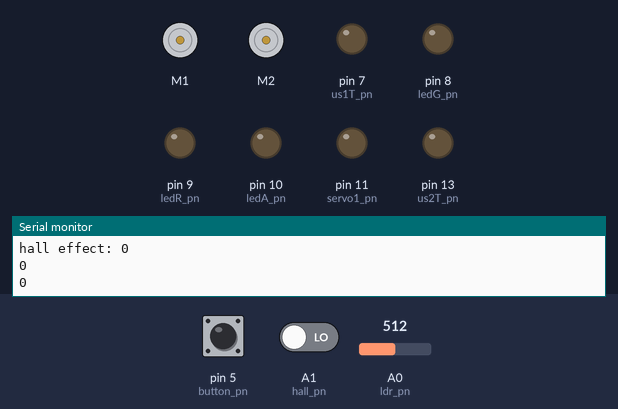
Bench run of a sketch on a simulated Arduino Uno, built with avr-gcc and run on an emulated ATmega328P. On the bench: 2 × DC motor (green arrow = forward, orange = backward, longer = faster), output pins drawn as LEDs (lit = HIGH), the last lines printed to the serial monitor. Dashed ring = blinking. Inputs (shaded band) come from the test bench; at power-on: pin 5 (button_pn) LOW, A0 (ldr_pn) = 512, A1 (hall_pn) LOW.

Above: at 1.2 s.
1.3 s: pin 5 (button_pn) pulled HIGH for 0.15 s
At 2.17 s:
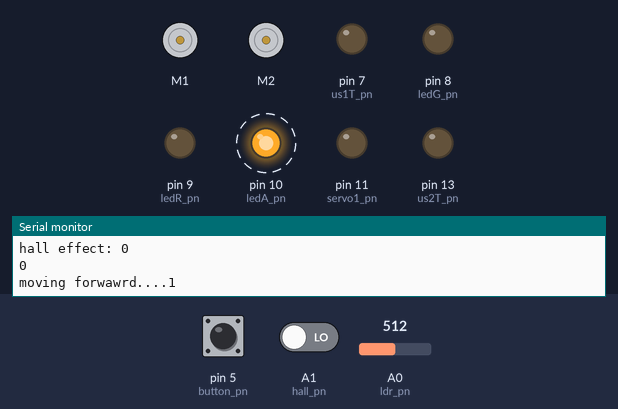
4.4 s: A0 (ldr_pn) set to 33
7.4 s: A0 (ldr_pn) set to 28
At 9.3 s:
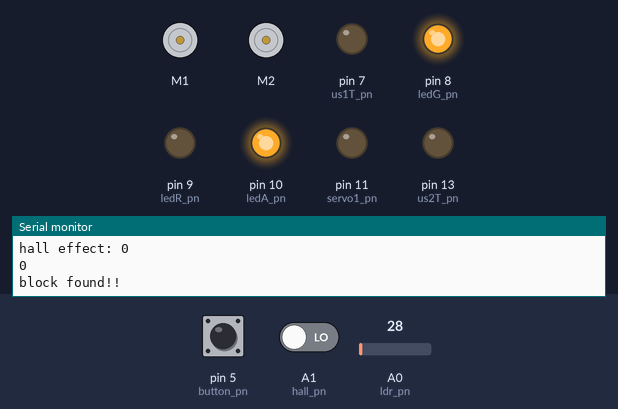
12.9 s: A1 (hall_pn) driven LOW
At 16.3 s:
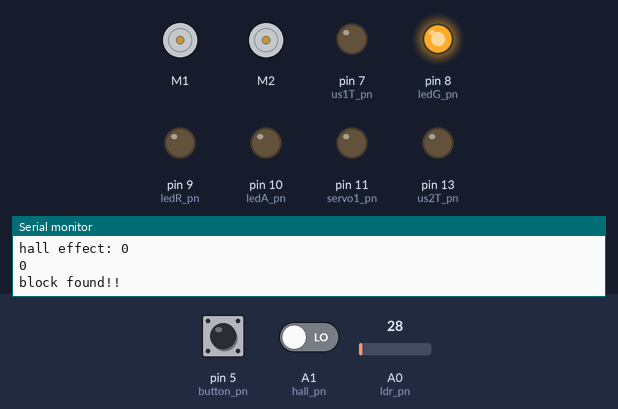
Timing chart, 0 to 16.9 s (numbered marks = the images above; inputs shaded):
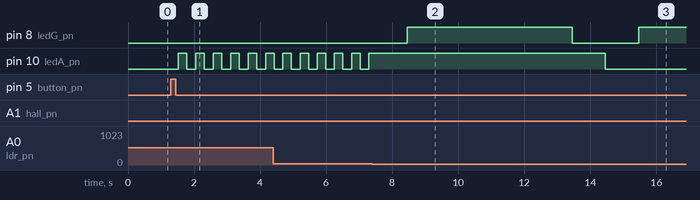

Measured:
- the behaviour switches between 31 and 30 on A0 (ldr_pn) (found by bisection; images 1 and 2)
- after the input at 1.3 s, pin 10 (ledA_pn): alternates HIGH for 0.27 s and LOW for 0.27 s, starting after 0.21 s
- after the input at 7.4 s, pin 8 (ledG_pn): LOW → HIGH after 1.1 s; pin 10 (ledA_pn): stops changing and stays HIGH

The sketch:

led_button_hall_221025.ino
```cpp
// include header files:
#include "functions.h"
#include <Wire.h>
#include <Adafruit_MotorShield.h>
#include "utility/Adafruit_MS_PWMServoDriver.h"
#include <Servo.h>

/* setup the motor and create the DC motor object*/
Adafruit_MotorShield AFMS = Adafruit_MotorShield(); // Create the Adafruit_MotorShield object
Adafruit_DCMotor *Rwheel = AFMS.getMotor(1);        // RIHGT
Adafruit_DCMotor *Lwheel = AFMS.getMotor(2);        // LEFT

// setup servo object
Servo servo_claw;

// Pins Set-up:
//Analog:
const int ldr_pn = A0;
const int hall_pn = A1;
const int ir1_pn = A4; // short range
const int ir2_pn = A5; // long range
//Digital:
const int button_pn=5;
const int l0_pn=2; //left
const int l1_pn=3; //right
const int l2_pn=4; //far right (for juntion counting)
const int us1E_pn=6; // yellow wire
const int us1T_pn=7; // green wire
const int ledG_pn=8;
const int ledR_pn=9;
const int ledA_pn=10;
const int servo1_pn=11;
const int us2E_pn=12;
const int us2T_pn=13;
int motor_speed = 250;


// Sensor Values
int ldr, l0, l1, l2, l3, ir1, ir2, hall, push;
float us1_distance, us2_distance;
float ir1_avg, ir2_avg, us1_avg, us2_avg;
int duration_steer; // require testing to determine value

// button debounce variables
byte lastButtonState = LOW;
unsigned long debounceDuration = 50; // millis
unsigned long lastTimeButtonStateChanged = 0;

//ledA_flash variables
int ledAState = LOW;  // ledState used to set the LED
unsigned long previousMillis = 0;  // will store last time LED was updated
const long interval = 250;  // 2hz --> 0.5 second interval at which to blink (milliseconds)

// array of averages
float ir1_avg_arr[10]; // 10=window size for moving average
int ir1_avg_arr_index = 0;


// flags
int side; // 0,1,2,3,4,5
int count = 0;
bool flag_onoff = false;
bool flag_started;
bool flag_line;
int flag_side;


char flag_nav;
  //"P": stop
  //"L": adjust left
  //"R": adjust right
  //"B": backwards
  //"F": forwards

bool flag_blk;
bool flag_magnet;
int box_intend;


void setup(){
  Serial.begin(9600);
  // set pins as inputs
  pinMode(button_pn, INPUT);
  pinMode(ldr_pn, INPUT);
  pinMode(hall_pn, INPUT);
  pinMode(ir1_pn, INPUT);
  pinMode(ir2_pn, INPUT);
  pinMode(l0_pn, INPUT);
  pinMode(l1_pn, INPUT);
  pinMode(l2_pn, INPUT);
  pinMode(us1E_pn, INPUT);
  pinMode(us1T_pn, OUTPUT);
  pinMode(ledG_pn, OUTPUT);
  pinMode(ledA_pn, OUTPUT);
  pinMode(ledR_pn, OUTPUT);
  pinMode(servo1_pn, OUTPUT);
  pinMode(us2E_pn, INPUT);
  pinMode(us2T_pn, OUTPUT);
  AFMS.begin(); // Connect to the controller
}

void loop(){
  //update all sensor readings & determine which side we're on
  update_onoff();
//  sensor_read();
  ldr = analogRead(ldr_pn);
  hall = digitalRead(hall_pn);
  Serial.print("ldr: ");
  Serial.println(ldr);
  Serial.print("hall effect: ");
  Serial.println(hall);
  Serial.println(digitalRead(button_pn));

  if (flag_onoff == true){
    ledA_flash(); // flash the amble LED at 2Hz frequency;

    if (ldr > 30) // ldr == 20~30 for touching the blk
    {
//      line_follow(); // continue to move forward (towards the block) until ldr changes to 500
      Serial.print("moving forwawrd....");
    }
    else {
      Serial.print("block found!!");
      delay(1000);
      blk_fn(); //start detecting the magnet and collect the blk
      Serial.print("magnet present: ");
      Serial.println(flag_magnet);
      Serial.print("box_intend: ");
      Serial.println(box_intend);
    }
  }


}


void blk_collect(){
  servo_claw.write(180); // the value here requires calibration
}


/*******************************************************************************
 * functions on motor
 *******************************************************************************/
void move_forward(int speedR, int speedL)
{
  flag_nav = 'F';
  Rwheel->run(FORWARD);
  Rwheel->setSpeed(speedR);
  Lwheel->run(FORWARD);
  Lwheel->setSpeed(speedL);
}

void adjust_left()
{
  flag_nav = 'L';
  Rwheel->run(FORWARD);
  Rwheel->setSpeed(motor_speed);
  Lwheel->run(BACKWARD);
  Lwheel->setSpeed(motor_speed);
}

void adjust_right()
{
  flag_nav = 'R';
  Rwheel->run(BACKWARD);
  Rwheel->setSpeed(motor_speed);
  Lwheel->run(FORWARD);
  Lwheel->setSpeed(motor_speed);
}
void stop_move()
{
  flag_nav = 'P';
  Rwheel->run(RELEASE);
  Rwheel->setSpeed(0);
  Lwheel->run(RELEASE);
  Lwheel->setSpeed(0);
}

void turn_90left()
{
  Rwheel->run(FORWARD);
  Rwheel->setSpeed(motor_speed);
  Lwheel->run(RELEASE);
  Lwheel->setSpeed(0);
  delay(duration_steer);
}

void turn_90right()
{
  Rwheel->run(RELEASE);
  Rwheel->setSpeed(0);
  Lwheel->run(FORWARD);
  Lwheel->setSpeed(motor_speed);
  delay(duration_steer);
}
```

functions.cpp
```cpp
/* include all libraries */
#include "functions.h"
#include <Wire.h>
#include <Adafruit_MotorShield.h>
#include "utility/Adafruit_MS_PWMServoDriver.h"
#include <Servo.h>


// Push button to turn robot on or off
bool update_onoff() {
  if (millis() - lastTimeButtonStateChanged > debounceDuration)
  {
    byte buttonState = digitalRead(button_pn);
    if (buttonState != lastButtonState)
    {
      lastTimeButtonStateChanged = millis();
      lastButtonState = buttonState;
      if (buttonState == LOW)
      {
        // do an action, for example print on Serial
        Serial.println("Button released");
        flag_onoff = !flag_onoff;
      }
    }
  }
  Serial.println(flag_onoff);
}

// calculate distance from ultrasonic sensors
void us_measure()
{
  digitalWrite(us1T_pn, LOW);
  digitalWrite(us2T_pn, LOW);
  delayMicroseconds(1);
  // Sets the trigPin HIGH (ACTIVE) for 10 microseconds
  digitalWrite(us1T_pn, HIGH);
  digitalWrite(us2T_pn, HIGH);
  delayMicroseconds(10);
  digitalWrite(us1T_pn, LOW);
  digitalWrite(us2T_pn, LOW);
  // Reads the echoPin, returns the sound wave travel time in microseconds
  float us1_duration = pulseIn(us1E_pn, HIGH);
  float us2_duration = pulseIn(us2E_pn, HIGH);
  // get distance values(*v_sound /2)
  us1_distance = us1_duration * 0.017;
  us2_distance = us2_duration * 0.017;
}

float moving_avg(float new_reading)
{
  const int window_size = 20;     // Moving average window size

  static int current_index = 0;     // Index for current value
  static float sum = 0;       // Rolling sum
  static float values_array[window_size]; //array
  float average = 0.0;

  // remove oldest value
  sum -= values_array[current_index];
  // replace oldest with new reading
  values_array[current_index] = new_reading;
  sum =+ new_reading;

  // move to next position (which is now the oldest value) in array
  current_index =+ 1;

  // if this is the last position in array
  if(current_index==window_size){
    current_index = 0; // wrap round to start of window szie
  }
  // return average
  return sum/window_size;
}

// collects sensor readings (will be run every loop)
void sensor_read()
{
  ldr = analogRead(ldr_pn);
  hall = digitalRead(hall_pn);
  ir1 = analogRead(ir1_pn);
  ir2 = analogRead(ir2_pn);
  update_onoff();
  l0 = digitalRead(l0_pn);
  l1 = digitalRead(l1_pn);
  l2 = digitalRead(l2_pn);
  us_measure();
  ir1_avg = moving_avg(ir1);
  ir2_avg = moving_avg(ir2);
};


// amber LED flashes at 2Hz while robot is running
void ledA_flash()
{
  // check to see if it's time to blink the LED; that is, if the difference
  // between the current time and last time you blinked the LED is bigger than
  // the interval at which you want to blink the LED.
  unsigned long currentMillis = millis();
  if (currentMillis - previousMillis >= interval)
  {
    // save the last time you blinked the LED
    previousMillis = currentMillis;
    // toggle LED
    if (ledAState == LOW)
    {
      ledAState = HIGH;
    }
    else
    {
      ledAState = LOW;
    }
    // set the LED with the ledState of the variable:
    digitalWrite(ledA_pn, ledAState);
  }
}


void line_follow()
{
  if (l2 == LOW && flag_nav != 'P')
  {
    Serial.println("Junctions detected!");
    stop_move();
    delay(1000);
  }

  else if (l2 == HIGH)
  {
    // neither l0 or l1 detects the line
    if ((l0 == HIGH && l1 == HIGH) && flag_nav != 'F')
    {
      // forward
      move_forward();
      Serial.println("MOVE FORWARD!");
    }

    // l0 detects the line
    else if ((l0 == LOW && l1 == HIGH) && flag_nav != 'L')
    {
      // adjust left slightly
      adjust_left();
    }

    // l1 detects the line
    else if ((l0 == HIGH && l1 == LOW) && flag_nav != 'R')
    {
      // adjust right slightly
      adjust_right();
    }

    // l0 and l1 both detect the line
    else if ((l0 == LOW && l1 == LOW) && flag_nav != 'P')
    {
      // forward
      stop_move();
    }
  }
}


// side == 0;
void start_route()
{
  if (l0 == HIGH && l1 == HIGH && l2 == HIGH && flag_nav != 'F')
  {
    move_forward();
  }
  else if ((l0 == LOW && l1 == LOW) || l2 == LOW)
  {
    turn_90right();
    flag_started = true; // exit start_route
  }
}

// side == 1;
void ramp_up();
void ramp_down();
// side == 2;
void blk_fn()
{
  // ensunre the car is not stationary.
  stop_move();
  // magnetc identification
  if (hall != 0) // hall == 1 if magnet is present
  {
    // magnet is detected in the blk
    flag_magnet = 1;
    box_intend = 3; // blk is to be delivered in the red box

    // light up the red LED for 5 sec
    digitalWrite(ledR_pn, HIGH);
    delay(5000);
    digitalWrite(ledR_pn, LOW);
  }
  else // hall == 0 if magnet is not present
  {
    // no magnet in the blk
    flag_magnet = 0;
    box_intend = 1; // blk is to be delivered in the green box

    // light up the green LED for 5 sec
    digitalWrite(ledG_pn, HIGH);
    delay(5000);
    digitalWrite(ledG_pn, LOW);
  }

  // blk collection
  // move the claw by the servo to trap the blk
  blk_collect();
  delay(1000);

  flag_blk = true; // the blk has been collected
}

// side == 3;
void tunnel(); // done --> tunnel PID control

// side == 4;
void box_find();

void box_delivery();
```

functions.h
```cpp
// header guard
#ifndef FUNCTIONS_H
#define FUNCTIONS_H

#include <Arduino.h>


// Global Variables ===================================================

extern const int ldr_pn, hall_pn, ir1_pn, ir2_pn, button_pn;
extern const int l0_pn, l1_pn, l2_pn, l3_pn, us1E_pn, us1T_pn;
extern const int ledG_pn, ledA_pn, ledR_pn, servo1_pn;
extern const int us2E_pn, us2T_pn;

extern int ldr, l0, l1, l2, ir1, ir2, hall, push;
extern float us1_distance, us2_distance;
extern float ir1_avg, ir2_avg, us1_avg, us2_avg;

extern int motor_speed;
extern int duration_steer; // require testing to determine value

// button debounce variables
extern byte lastButtonState;
extern unsigned long debounceDuration; // millis
extern unsigned long lastTimeButtonStateChanged;
extern bool onoff;

//ledA_flash variables
extern int ledAState;  // ledState used to set the LED
extern unsigned long previousMillis;  // will store last time LED was updated
extern const long interval;  // 2hz --> 0.5 second interval at which to blink (milliseconds)


// flags
extern int side;
extern int count;
extern bool flag_onoff;
extern bool flag_started;
extern bool flag_line;
extern int flag_side;
extern char flag_nav;

extern bool flag_blk;
extern bool flag_magnet;
extern int box_intend;

//=============================================================

// global
void sensor_read();
void us_measure();
float moving_avg();
bool update_onoff();
void line_follow();
void ledA_flash();
void stop_move();
void move_forward(int speedR = motor_speed, int speedL = motor_speed);
void move_backward();
void adjust_left();
void adjust_right();
void turn_90left();
void turn_90right();

// side == 0;
void start_route();

// side == 1;
void ramp_up();
void ramp_down();

// side == 2;
void blk_fn();
void blk_collect();

// side == 3;
void tunnel();

// side == 4;
void box_find();

void box_delivery();

#endif
```
